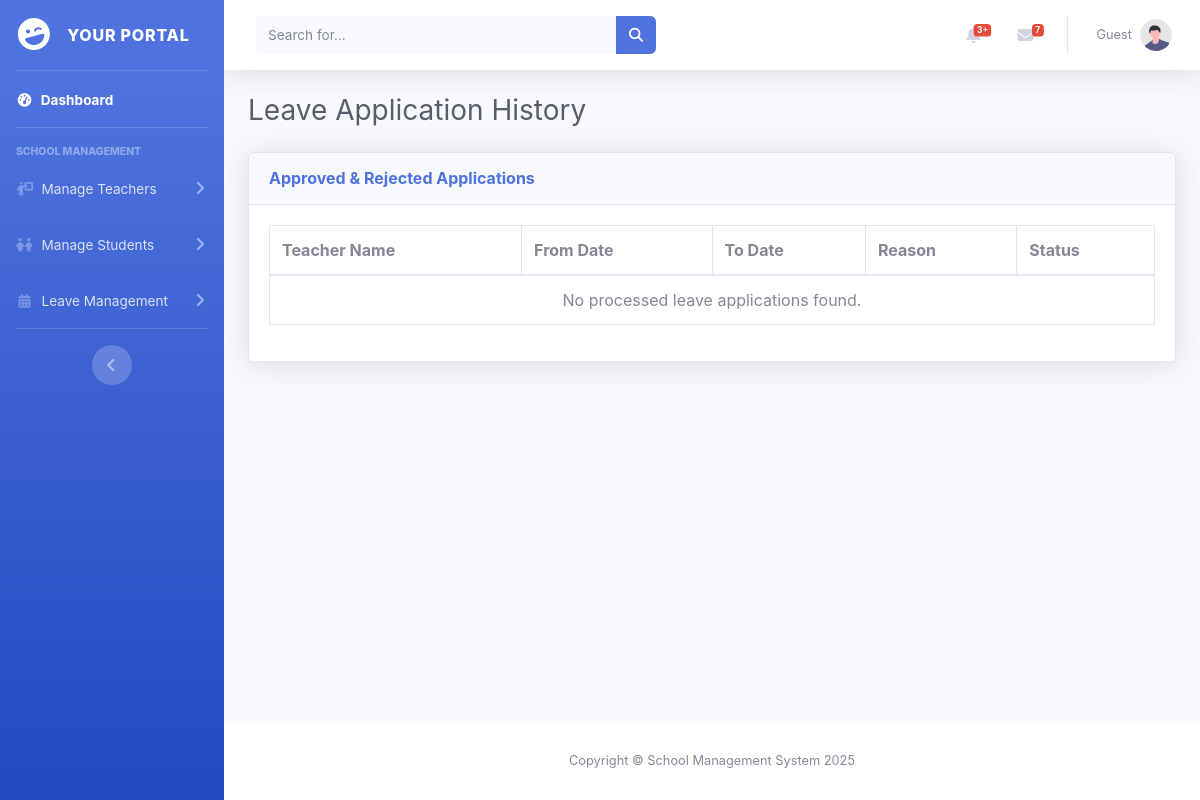
/pages/principal/principal_leave_history.php (signed in), run on an earlier commit of the app's database.
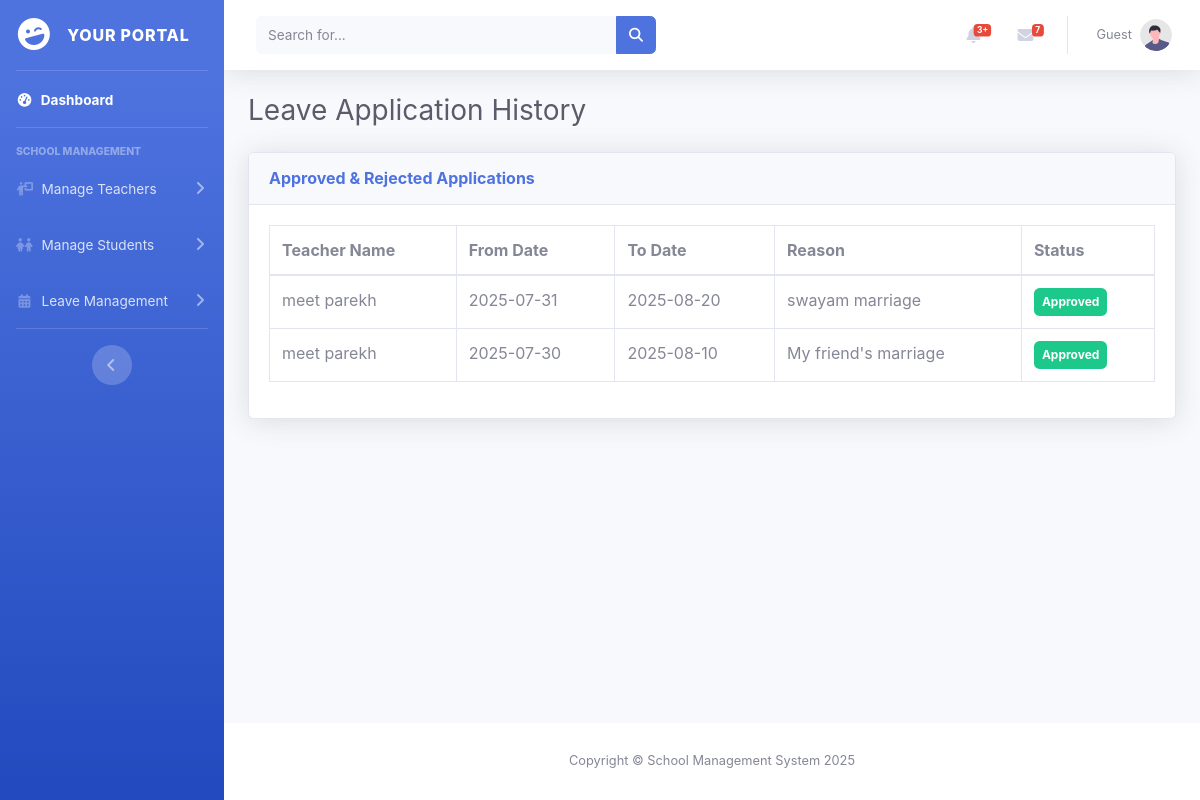
And on a later commit of the database.
### tables this page shows
CREATE TABLE `leave_applications` (
  `id` int(11) NOT NULL,
  `teacher_id` int(11) NOT NULL,
  `from_date` date NOT NULL,
  `to_date` date NOT NULL,
  `reason` text NOT NULL,
  `status` varchar(20) NOT NULL DEFAULT 'Pending',
  `applied_on` timestamp NOT NULL DEFAULT current_timestamp()
);

CREATE TABLE `teacher` (
  `id` int(11) NOT NULL,
  `teacher_image` varchar(255) DEFAULT NULL,
  `teacher_name` varchar(50) NOT NULL,
  `phone` varchar(10) NOT NULL,
  `school_id` int(11) NOT NULL,
  `dob` date NOT NULL,
  `gender` enum('Male','Female','Others') NOT NULL,
  `blood_group` enum('A+','A-','B+','B-','AB+','AB-','O+','O-') NOT NULL,
  `address` text DEFAULT NULL,
  `email` varchar(50) NOT NULL,
  `password` varchar(255) NOT NULL,
  `qualification` varchar(100) DEFAULT NULL,
  `subject` varchar(100) DEFAULT NULL,
  `language_known` varchar(100) DEFAULT NULL,
  `salary` int(11) DEFAULT NULL,
  `std` set('Nursery','Junior','Senior','1','2','3','4','5','6','7','8','9','10','11','12') DEFAULT NULL,
  `experience` varchar(10) DEFAULT NULL,
  `batch` enum('Morning','Evening') DEFAULT NULL,
  `class_teacher` tinyint(1) DEFAULT 0,
  `class_teacher_std` varchar(50) DEFAULT NULL
);

### encryption.php (called while the page is built, shortened)
<?php
function decrypt_id($encrypted) {
    return openssl_decrypt($encrypted, ENCRYPTION_METHOD, ENCRYPTION_KEY, 0, ENCRYPTION_IV);
}
?>

### pages/principal/principal_leave_history.php (the view, shortened to what this page needs)
<?php
include_once '../../encryption.php';
?>
<!DOCTYPE html>
<html lang="en">
<head>
    <link href="../../assets/css/sb-admin-2.min.css" rel="stylesheet">
    <link href="../../assets/vendor/fontawesome-free/css/all.min.css" rel="stylesheet">
    <link rel="stylesheet" href="https://cdnjs.cloudflare.com/ajax/libs/font-awesome/6.5.2/css/all.min.css" />
</head>
<body id="page-top">
    <div id="wrapper">
        <?php include '../../includes/sidebar.php'; ?>
        <div id="content-wrapper" class="d-flex flex-column">
            <div id="content">
                <?php include '../../includes/header.php'; ?>
                <div class="container-fluid">
                    <h1 class="h3 mb-4 text-gray-800">Leave Application History</h1>
                    <div class="card shadow mb-4">
                        <div class="card-header py-3">
                            <h6 class="m-0 font-weight-bold text-primary">Approved & Rejected Applications</h6>
                        </div>
                        <div class="card-body">
                            <div class="table-responsive">
                                <table class="table table-bordered" width="100%" cellspacing="0">
                                    <thead>
                                        <tr>
                                            <th>Teacher Name</th>
                                            <th>From Date</th>
                                            <th>To Date</th>
                                            <th>Reason</th>
                                            <th>Status</th>
                                        </tr>
                                    </thead>
                                    <tbody>
                                        <?php
                                        $query = "SELECT t.teacher_name, l.from_date, l.to_date, l.reason, l.status
                                                  FROM leave_applications l
                                                  JOIN teacher t ON l.teacher_id = t.id
                                                  WHERE l.status IN ('Approved', 'Rejected')
                                                  ORDER BY l.applied_on DESC";
                                        $result = $conn->query($query);
                                        if ($result->num_rows > 0) {
                                            while ($row = $result->fetch_assoc()) {
                                                $status_color = ($row['status'] == 'Approved') ? 'success' : 'danger';
                                                echo "<tr>";
                                                echo "<td>" . htmlspecialchars($row['teacher_name']) . "</td>";
                                                echo "<td>" . htmlspecialchars($row['from_date']) . "</td>";
                                                echo "<td>" . htmlspecialchars($row['to_date']) . "</td>";
                                                echo "<td>" . htmlspecialchars($row['reason']) . "</td>";
                                                echo '<td><span class="badge badge-'. $status_color .' p-2">' . htmlspecialchars($row['status']) . '</span></td>';
                                                echo "</tr>";
                                            }
                                        } else {
                                            echo '<tr><td colspan="5" class="text-center">No processed leave applications found.</td></tr>';
                                        }
                                        ?>
                                    </tbody>
                                </table>
                            </div>
                        </div>
                    </div>
                </div>
            </div>
            <?php include '../../includes/footer.php'; ?>
        </div>
    </div>
</body>
</html>

### includes/sidebar.php (shortened to what this page needs)
<?php
$role = null;
if (isset($_COOKIE['encrypted_user_role'])) {
    $role = decrypt_id($_COOKIE['encrypted_user_role']);
}
?>
<ul class="navbar-nav bg-gradient-primary sidebar sidebar-dark accordion" id="accordionSidebar">
    <a class="sidebar-brand d-flex align-items-center justify-content-center" href="/BMC-SMS/dashboard.php">
        <div class="sidebar-brand-icon rotate-n-15">
            <i class="fas fa-laugh-wink"></i>
        </div>
        <div class="sidebar-brand-text mx-3">Your Portal</div>
    </a>
    <hr class="sidebar-divider my-0">
    <li class="nav-item active">
        <a class="nav-link" href="/BMC-SMS/dashboard.php">
            <i class="fas fa-fw fa-tachometer-alt"></i>
            <span>Dashboard</span></a>
    </li>
    <hr class="sidebar-divider">
    <?php
    switch ($role) {
    ?>
    <?php
        case 'schooladmin':
    ?>
            <div class="sidebar-heading">School Management</div>
            <li class="nav-item">
                <a class="nav-link collapsed" href="#" data-toggle="collapse" data-target="#collapseTeacher">
                    <i class="fas fa-fw fa-person-chalkboard"></i>
                    <span>Manage Teachers</span>
                </a>
            </li>
            <li class="nav-item">
                <a class="nav-link collapsed" href="#" data-toggle="collapse" data-target="#collapseStudent">
                    <i class="fas fa-fw fa-children"></i>
                    <span>Manage Students</span>
                </a>
            </li>
            <li class="nav-item">
                <a class="nav-link collapsed" href="#" data-toggle="collapse" data-target="#collapseLeaveManagement">
                    <i class="fas fa-fw fa-calendar-alt"></i>
                    <span>Leave Management</span>
                </a>
            </li>
    <?php
            break;
    ?>
    <?php
    }
    ?>
    <hr class="sidebar-divider d-none d-md-block">
    <div class="text-center d-none d-md-inline">
        <button class="rounded-circle border-0" id="sidebarToggle"></button>
    </div>
</ul>

### includes/header.php (shortened to what this page needs)
<?php
include_once __DIR__ . "/../encryption.php";
$userProfileImage = BASE_WEB_PATH . 'assets/images/undraw_profile.svg';
$userName = 'Guest';
if (isset($_COOKIE['encrypted_user_id']) && isset($_COOKIE['encrypted_user_role'])) {
    if (isset($_COOKIE['encrypted_user_name'])) {
        $userName = decrypt_id($_COOKIE['encrypted_user_name']);
    }
    if (isset($_COOKIE['encrypted_profile_image'])) {
        $decrypted_image_relative_path = decrypt_id($_COOKIE['encrypted_profile_image']);
        $image_path_for_web = BASE_WEB_PATH . ltrim($decrypted_image_relative_path, '/');
        $filesystem_path = rtrim($_SERVER['DOCUMENT_ROOT'], '/') . $image_path_for_web;
        if (!empty($decrypted_image_relative_path) && file_exists($filesystem_path) && is_file($filesystem_path)) {
            $userProfileImage = $image_path_for_web;
            error_log("Image found: " . $userProfileImage);
        } else {
            $userProfileImage = BASE_WEB_PATH . 'assets/images/undraw_profile.svg';
        }
    }
    if (empty($userName)) {
        $userName = 'Guest';
    }
} else {
    error_log("No user cookies found. Using default profile image and name.");
}
?>
<nav class="navbar navbar-expand navbar-light bg-white topbar mb-4 static-top shadow">
    <form class="d-none d-sm-inline-block form-inline mr-auto ml-md-3 my-2 my-md-0 mw-100 navbar-search">
        <div class="input-group">
            <input type="text" class="form-control bg-light border-0 small" placeholder="Search for..."
                aria-label="Search" aria-describedby="basic-addon2">
            <div class="input-group-append">
                <button class="btn btn-primary" type="button">
                    <i class="fas fa-search fa-sm"></i>
                </button>
            </div>
        </div>
    </form>
    <ul class="navbar-nav ml-auto">
        <li class="nav-item dropdown no-arrow mx-1">
            <a class="nav-link dropdown-toggle" href="#" id="alertsDropdown" role="button" data-toggle="dropdown"
                aria-haspopup="true" aria-expanded="false">
                <span class="badge badge-danger badge-counter">3+</span>
            </a>
        </li>
        <li class="nav-item dropdown no-arrow mx-1">
            <a class="nav-link dropdown-toggle" href="#" id="messagesDropdown" role="button" data-toggle="dropdown"
                aria-haspopup="true" aria-expanded="false">
                <i class="fas fa-envelope fa-fw"></i>
                <span class="badge badge-danger badge-counter">7</span>
            </a>
        </li>
        <li class="nav-item dropdown no-arrow">
            <a class="nav-link dropdown-toggle" href="#" id="userDropdown" role="button" data-toggle="dropdown"
                aria-haspopup="true" aria-expanded="false">
                <span class="mr-2 d-none d-lg-inline text-gray-600 small"><?php echo htmlspecialchars($userName); ?></span>
                <img class="img-profile rounded-circle"
                     src="<?php echo htmlspecialchars($userProfileImage); ?>"
                     onerror="this.src='<?php echo BASE_WEB_PATH; ?>assets/images/undraw_profile.svg';"
                     alt="Profile"
                     style="width: 32px; height: 32px; object-fit: cover;">
            </a>
        </li>
    </ul>
</nav>

### includes/footer.php
<footer class="sticky-footer bg-white">
    <div class="container my-auto">
        <div class="copyright text-center my-auto">
            <span>Copyright &copy; School Management System 2025</span>
        </div>
    </div>
</footer>

What changed in the data, as far as the page shows it:
added leave_applications: teacher.teacher_name "meet parekh", from_date "2025-07-31", to_date "2025-08-20", reason "swayam marriage", status "Approved"
added leave_applications: teacher.teacher_name "meet parekh", from_date "2025-07-30", to_date "2025-08-10", reason "My friend's marriage", status "Approved"
Also different on the page:
text no longer shown: "No processed leave applications found."
